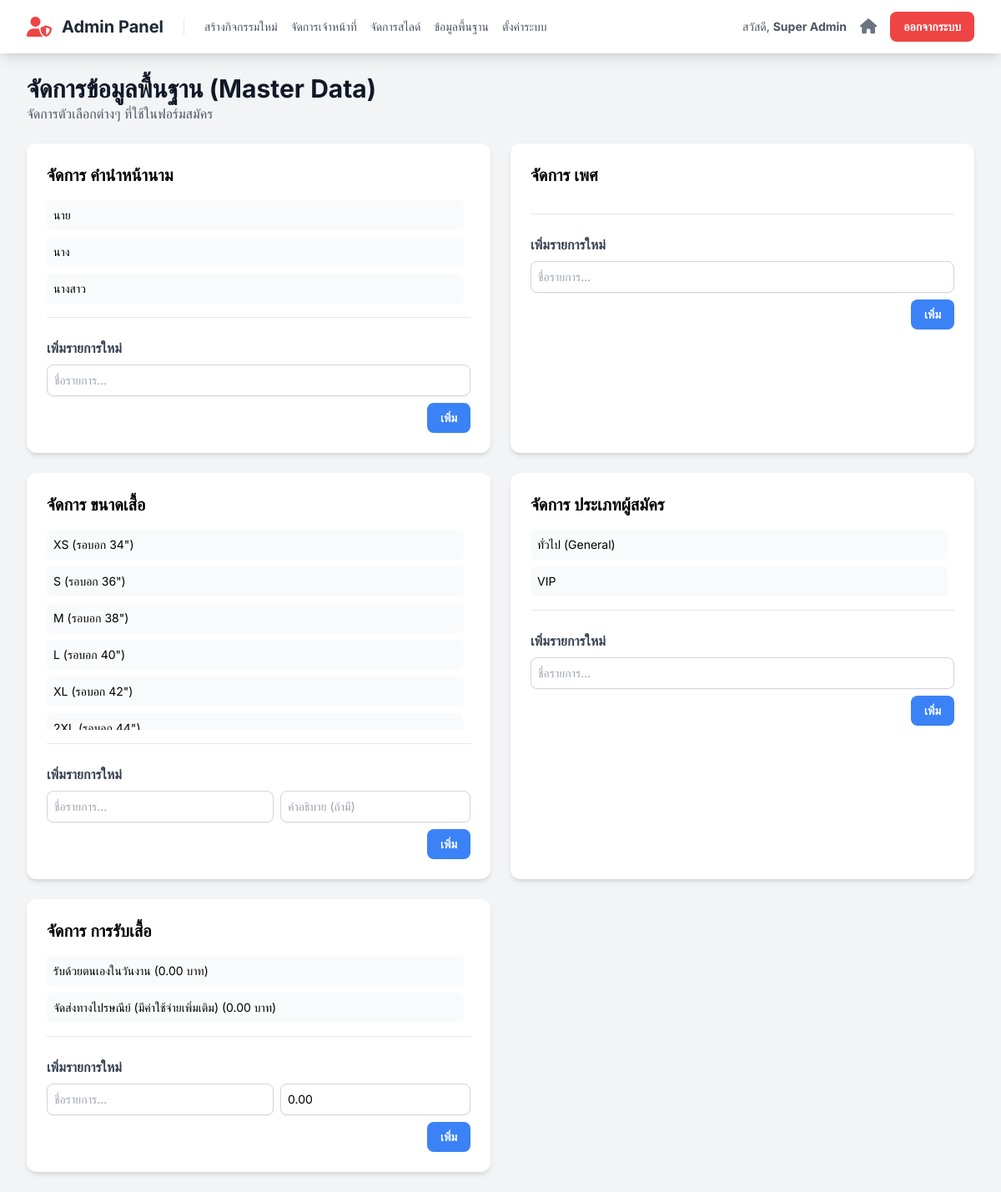
/admin/master_data.php (signed in), run on an earlier commit of the app's database.
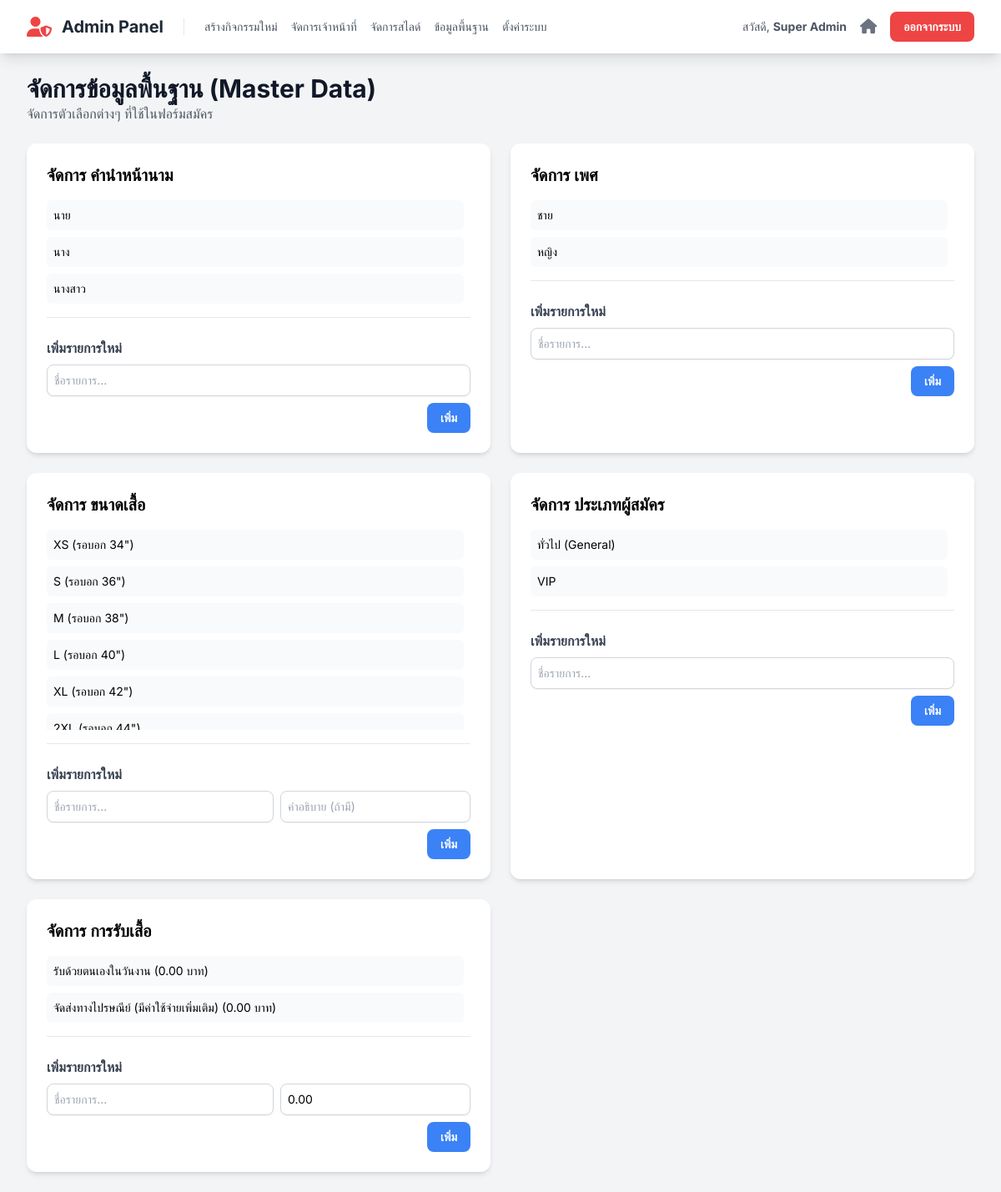
And on a later commit of the database.
### tables this page shows
CREATE TABLE `master_titles` (
  `id` int(11) NOT NULL,
  `name` varchar(50) NOT NULL
);

CREATE TABLE `master_shirt_sizes` (
  `id` int(11) NOT NULL,
  `name` varchar(50) NOT NULL COMMENT 'e.g., XL',
  `description` varchar(100) DEFAULT NULL COMMENT 'e.g., (รอบอก 42")'
);

CREATE TABLE `master_runner_types` (
  `id` int(11) NOT NULL,
  `name` varchar(100) NOT NULL COMMENT 'e.g., General, VIP'
);

CREATE TABLE `master_pickup_options` (
  `id` int(11) NOT NULL,
  `name` varchar(255) NOT NULL COMMENT 'e.g., รับด้วยตนเอง, จัดส่งทางไปรษณีย์',
  `cost` decimal(10,2) NOT NULL DEFAULT 0.00
);

CREATE TABLE `master_genders` (
  `id` int(11) NOT NULL,
  `name` varchar(50) NOT NULL
);

### functions.php (called while the page is built, shortened)
<?php
function e($data) {
    return htmlspecialchars($data ?? '', ENT_QUOTES, 'UTF-8');
}
?>

### admin/master_data.php (the view, shortened to what this page needs)
<?php
require_once '../config.php';
require_once '../functions.php';
$master_titles = $mysqli->query("SELECT * FROM master_titles ORDER BY id ASC")->fetch_all(MYSQLI_ASSOC);
$master_shirt_sizes = $mysqli->query("SELECT * FROM master_shirt_sizes ORDER BY id ASC")->fetch_all(MYSQLI_ASSOC);
$master_runner_types = $mysqli->query("SELECT * FROM master_runner_types ORDER BY id ASC")->fetch_all(MYSQLI_ASSOC);
$master_pickup_options = $mysqli->query("SELECT * FROM master_pickup_options ORDER BY id ASC")->fetch_all(MYSQLI_ASSOC);
$master_genders = $mysqli->query("SELECT * FROM master_genders ORDER BY id ASC")->fetch_all(MYSQLI_ASSOC);
include 'partials/header.php';
?>
<div class="flex justify-between items-center mb-6">
    <div>
        <h1 class="text-3xl font-bold text-gray-900">จัดการข้อมูลพื้นฐาน (Master Data)</h1>
        <p class="text-gray-600">จัดการตัวเลือกต่างๆ ที่ใช้ในฟอร์มสมัคร</p>
    </div>
</div>
<div class="grid grid-cols-1 md:grid-cols-2 gap-6">
    <?php
    function render_master_data_card($title, $action_prefix, $items, $has_description = false, $has_cost = false) {
        ?>
        <div class="bg-white p-6 rounded-xl shadow-md">
            <h2 class="text-xl font-bold mb-4"><?= e($title) ?></h2>
            <div class="space-y-2 mb-4 max-h-60 overflow-y-auto pr-2">
                <?php foreach ($items as $item): ?>
                    <div class="flex justify-between items-center bg-gray-50 p-2 rounded-md text-sm group">
                        <span><?= e($item['name']) ?> <?= e($item['description'] ?? '') ?> <?= $has_cost ? '('.number_format($item['cost'] ?? 0, 2).' บาท)' : '' ?></span>
                    </div>
                <?php endforeach; ?>
            </div>
            <form action="../actions/manage_master_data.php" method="POST" id="form-<?= e($action_prefix) ?>" class="space-y-2 border-t pt-4">
                <h3 class="text-md font-semibold text-gray-700" id="form-title-<?= e($action_prefix) ?>">เพิ่มรายการใหม่</h3>
                <div class="flex flex-wrap gap-2">
                    <input type="text" name="name" required class="flex-grow border border-gray-300 rounded-lg shadow-sm p-2 text-sm" placeholder="ชื่อรายการ...">
                    <?php if ($has_description): ?>
                        <input type="text" name="description" class="w-full md:w-auto border border-gray-300 rounded-lg shadow-sm p-2 text-sm" placeholder="คำอธิบาย (ถ้ามี)">
                    <?php endif; ?>
                    <?php if ($has_cost): ?>
                        <input type="number" step="0.01" name="cost" class="w-full md:w-auto border border-gray-300 rounded-lg shadow-sm p-2 text-sm" placeholder="ค่าใช้จ่าย" value="0.00">
                    <?php endif; ?>
                </div>
                <div class="flex justify-end gap-2">
                    <button type="submit" class="bg-blue-500 hover:bg-blue-600 text-white font-bold py-2 px-4 rounded-lg text-sm" id="submit-btn-<?= e($action_prefix) ?>">เพิ่ม</button>
                </div>
            </form>
        </div>
        <?php
    }
    render_master_data_card('จัดการ คำนำหน้านาม', 'title', $master_titles);
    render_master_data_card('จัดการ ขนาดเสื้อ', 'shirt_size', $master_shirt_sizes, true);
    render_master_data_card('จัดการ การรับเสื้อ', 'pickup_option', $master_pickup_options, false, true);
    ?>
</div>
<?php
include 'partials/footer.php';
?>

What changed in the data, as far as the page shows it:
added master_genders: name "ชาย"
added master_genders: name "หญิง"
